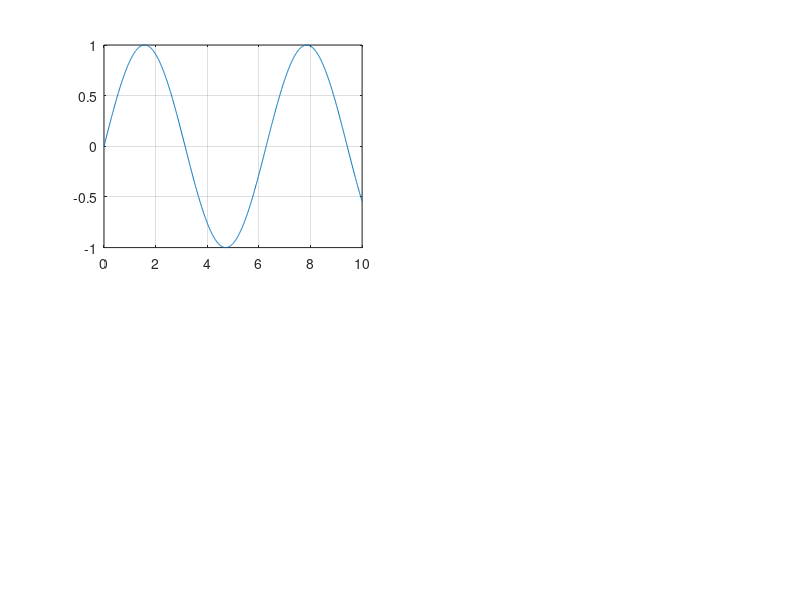

MATLAB code to generate this figure: (Note: this script raises an error after producing the figure.)
%%%%%%%%%%%%%%%%%%%%%%%%%%%
% Assignment Number: Lab04
% Problem number: 2
% Student Name:  蕭楚澔
% Student ID: 0716026
% Email address: bobhsiao.cs07@nycu.edu.tw
% Department: Computer Science, NYCU
% Date: 5/20
%%%%%%%%%%%%%%%%%%%%%%%%%%%%
% close all windows
% clear variables, and clear screen
close all; clf; clear; clc;

disp('HW04 Problem 4.2') 	% show HW04 Problem 4.2

e = exp(1);

x0 = input("Input x0: ");
if(x0 == 0)
    return;
end

x = 0:0.01:10;
y1 = sin(x);
y2 = cos(2*x);
y3 = x.^2.*sin(x).*(e.^(-(x-1)));
y4 = 4 - x/2;
y = [y1; y2; y3; y4];

fun1 = @(x) abs(sin(x));
fun2 = @(x) abs(cos(2*x));
fun3 = @(x) abs(x.^2.*sin(x).*(e.^(-(x-1))));
fun4 = @(x) abs(4 - x/2);
area1 = integral(fun1, 0, x0);
area2 = integral(fun2, 0, x0);
area3 = integral(fun3, 0, x0);
area4 = integral(fun4, 0, x0);

func2str = ["sin(x)", "cos(2*x)", "x^2*sin(x)*exp^-(x-1)", "4-x/2"];
area = [area1, area2, area3, area4];
sortarea = sort(area);
order = [0, 0, 0, 0];
for i = 1:1:4
    for j = 1:1:4
        if(area(i) == sortarea(j))
            order(i) = j;
        end
    end
end

for n = 1:4:length(x)
    clf;
    for i=1:1:4
        subplot(2,2,i);
        plot(x, y(i,:));
        grid on;
        hold on;
        plot([x(n) x(n)],  [y(i, n) 0]);
        t = "(" + order(i) + ") y" + num2str(i) + " = " + func2str(i) + " Area: " + num2str(area(i));
        title(t);
    end
    pause(0.025);
end

